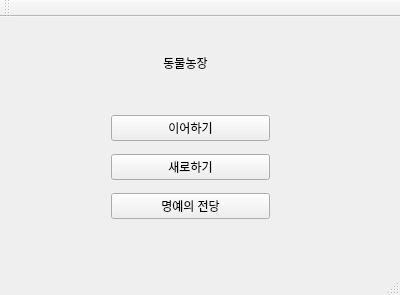
<?xml version="1.0" encoding="UTF-8"?>
<ui version="4.0">
 <class>MainWindow</class>
 <widget class="QMainWindow" name="MainWindow">
  <property name="geometry">
   <rect>
    <x>0</x>
    <y>0</y>
    <width>400</width>
    <height>295</height>
   </rect>
  </property>
  <property name="windowTitle">
   <string>MainWindow</string>
  </property>
  <widget class="QWidget" name="centralWidget">
   <widget class="QWidget" name="verticalLayoutWidget">
    <property name="geometry">
     <rect>
      <x>100</x>
      <y>80</y>
      <width>181</width>
      <height>141</height>
     </rect>
    </property>
    <layout class="QVBoxLayout" name="verticalLayout">
     <item>
      <widget class="QPushButton" name="continue_button">
       <property name="text">
        <string>이어하기</string>
       </property>
      </widget>
     </item>
     <item>
      <widget class="QPushButton" name="new_start_button">
       <property name="text">
        <string>새로하기</string>
       </property>
      </widget>
     </item>
     <item>
      <widget class="QPushButton" name="fame_hall_button">
       <property name="text">
        <string>명예의 전당</string>
       </property>
      </widget>
     </item>
    </layout>
   </widget>
   <widget class="QLabel" name="label">
    <property name="geometry">
     <rect>
      <x>80</x>
      <y>30</y>
      <width>211</width>
      <height>31</height>
     </rect>
    </property>
    <property name="text">
     <string>동물농장</string>
    </property>
    <property name="alignment">
     <set>Qt::AlignCenter</set>
    </property>
   </widget>
  </widget>
  <widget class="QMenuBar" name="menuBar">
   <property name="geometry">
    <rect>
     <x>0</x>
     <y>0</y>
     <width>400</width>
     <height>17</height>
    </rect>
   </property>
  </widget>
  <widget class="QToolBar" name="mainToolBar">
   <attribute name="toolBarArea">
    <enum>TopToolBarArea</enum>
   </attribute>
   <attribute name="toolBarBreak">
    <bool>false</bool>
   </attribute>
  </widget>
  <widget class="QStatusBar" name="statusBar"/>
 </widget>
 <layoutdefault spacing="6" margin="11"/>
 <resources/>
 <connections/>
</ui>
